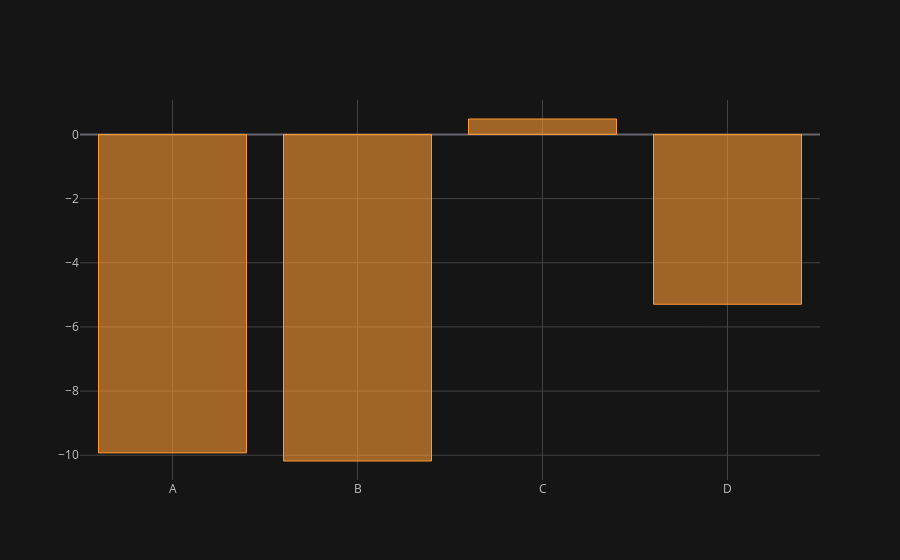

Notebook code for this chart:
### Code cell
df.sum().iplot(kind='bar')

### Figure 1 — Plotly figure (JSON) as saved in the notebook; plotly's stock layout.template omitted (floating-point values rounded to 4 significant figures)
{"data": [{"marker": {"color": "rgba(255, 153, 51, 0.6)", "line": {"color": "rgba(255, 153, 51, 1.0)", "width": 1}}, "name": "None", "orientation": "v", "text": "", "type": "bar", "x": ["A", "B", "C", "D"], "y": [-9.927, -10.18, 0.4828, -5.293]}], "layout": {"legend": {"bgcolor": "#151516", "font": {"color": "#D9D9D9"}}, "paper_bgcolor": "#151516", "plot_bgcolor": "#151516", "title": {"font": {"color": "#D9D9D9"}}, "xaxis": {"gridcolor": "#434343", "showgrid": true, "tickfont": {"color": "#C2C2C2"}, "title": {"font": {"color": "#D9D9D9"}, "text": ""}, "zerolinecolor": "#666570"}, "yaxis": {"gridcolor": "#434343", "showgrid": true, "tickfont": {"color": "#C2C2C2"}, "title": {"font": {"color": "#D9D9D9"}, "text": ""}, "zerolinecolor": "#666570"}}}
